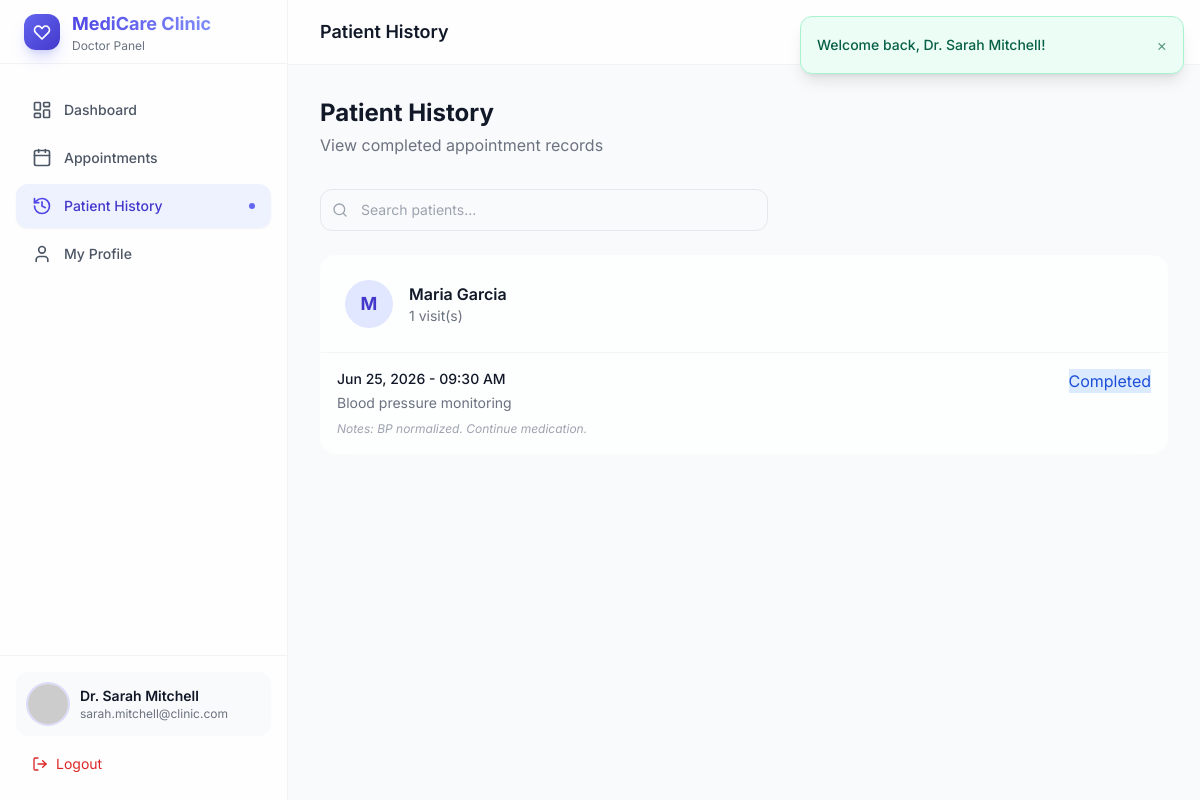
Screenshot of /doctor/patient-history.php (signed in) with the database file from the repository.
### tables this page shows
CREATE TABLE IF NOT EXISTS doctors (
    id INT UNSIGNED AUTO_INCREMENT PRIMARY KEY,
    user_id INT UNSIGNED NOT NULL UNIQUE,
    specialization VARCHAR(100) NOT NULL,
    phone VARCHAR(20) NOT NULL,
    experience INT UNSIGNED NOT NULL DEFAULT 0,
    qualification VARCHAR(200) NOT NULL,
    available_days VARCHAR(100) NOT NULL COMMENT 'Comma-separated: Mon,Tue,Wed',
    consultation_fee DECIMAL(10,2) NOT NULL DEFAULT 0.00,
    created_at TIMESTAMP DEFAULT CURRENT_TIMESTAMP,
    FOREIGN KEY (user_id) REFERENCES users(id) ON DELETE CASCADE,
    INDEX idx_doctors_specialization (specialization)
);

CREATE TABLE IF NOT EXISTS users (
    id INT UNSIGNED AUTO_INCREMENT PRIMARY KEY,
    full_name VARCHAR(150) NOT NULL,
    email VARCHAR(150) NOT NULL UNIQUE,
    password VARCHAR(255) NOT NULL,
    role ENUM('admin', 'doctor', 'patient') NOT NULL DEFAULT 'patient',
    profile_image VARCHAR(255) DEFAULT NULL,
    created_at TIMESTAMP DEFAULT CURRENT_TIMESTAMP,
    INDEX idx_users_role (role),
    INDEX idx_users_email (email)
);

CREATE TABLE IF NOT EXISTS appointments (
    id INT UNSIGNED AUTO_INCREMENT PRIMARY KEY,
    patient_id INT UNSIGNED NOT NULL,
    doctor_id INT UNSIGNED NOT NULL,
    appointment_date DATE NOT NULL,
    appointment_time TIME NOT NULL,
    status ENUM('pending', 'approved', 'rejected', 'completed', 'cancelled') NOT NULL DEFAULT 'pending',
    reason TEXT NOT NULL,
    notes TEXT DEFAULT NULL,
    created_at TIMESTAMP DEFAULT CURRENT_TIMESTAMP,
    updated_at TIMESTAMP DEFAULT CURRENT_TIMESTAMP ON UPDATE CURRENT_TIMESTAMP,
    FOREIGN KEY (patient_id) REFERENCES patients(id) ON DELETE CASCADE,
    FOREIGN KEY (doctor_id) REFERENCES doctors(id) ON DELETE CASCADE,
    INDEX idx_appointments_date (appointment_date),
    INDEX idx_appointments_status (status),
    INDEX idx_appointments_doctor (doctor_id),
    INDEX idx_appointments_patient (patient_id)
);

### helpers/functions.php (called while the page is built, shortened)
<?php
function e(?string $value): string
{
    return htmlspecialchars($value ?? '', ENT_QUOTES, 'UTF-8');
}
function base_url(string $path = ''): string
{
    $base = rtrim(APP_URL, '/');
    $path = ltrim($path, '/');
    if ($path === '') {
        return $base . '/';
    }
    return $base . '/' . $path;
}
function format_date(?string $date, string $format = 'M d, Y'): string
{
    return date($format, strtotime($date));
}
function format_time(?string $time): string
{
    return date('h:i A', strtotime($time));
}
function status_badge(string $status): string
{
    $badges = [
        'pending'   => 'bg-amber-100 text-amber-700 dark:bg-amber-900/30 dark:text-amber-400',
        'approved'  => 'bg-emerald-100 text-emerald-700 dark:bg-emerald-900/30 dark:text-emerald-400',
        'rejected'  => 'bg-red-100 text-red-700 dark:bg-red-900/30 dark:text-red-400',
        'completed' => 'bg-blue-100 text-blue-700 dark:bg-blue-900/30 dark:text-blue-400',
        'cancelled' => 'bg-gray-100 text-gray-600 dark:bg-gray-700 dark:text-gray-400',
    ];
    return $badges[$status] ?? 'bg-gray-100 text-gray-600';
}
function sanitize(string $input): string
{
    return trim(strip_tags($input));
}
function profile_image(?string $image, string $name = 'U'): string
{
    return 'https://ui-avatars.com/api/?name=' . urlencode($name) . '&background=6366f1&color=fff&size=128';
}

### config/database.php (called while the page is built, shortened)
<?php
class Database
{
    private static ?PDO $instance = null;
    public static function getConnection(): PDO
    {
        if (self::$instance === null) {
            $host = 'localhost';
            $dbname = 'clinic_management';
            $username = 'root';
            $password = '';
            $charset = 'utf8mb4';
            $dsn = "mysql:host={$host};dbname={$dbname};charset={$charset}";
            $options = [
                PDO::ATTR_ERRMODE            => PDO::ERRMODE_EXCEPTION,
                PDO::ATTR_DEFAULT_FETCH_MODE => PDO::FETCH_ASSOC,
                PDO::ATTR_EMULATE_PREPARES   => false,
            ];
            try {
                self::$instance = new PDO($dsn, $username, $password, $options);
            } catch (PDOException $e) {
                die('Database connection failed: ' . $e->getMessage());
            }
        }
        return self::$instance;
    }
}

### helpers/auth.php (called while the page is built, shortened)
<?php
function is_logged_in(): bool
{
    return isset($_SESSION['user_id']);
}
function current_user(): ?array
{
    return [
        'id'            => $_SESSION['user_id'],
        'full_name'     => $_SESSION['user_name'],
        'email'         => $_SESSION['user_email'],
        'role'          => $_SESSION['user_role'],
        'profile_image' => $_SESSION['user_image'] ?? null,
    ];
}

### modules/doctors/DoctorModel.php (called while the page is built, shortened)
<?php
class DoctorModel
{
    private PDO $db;
    public function __construct()
    {
        $this->db = Database::getConnection();
    }
    public function findByUserId(int $userId): ?array
    {
        $stmt = $this->db->prepare(
            'SELECT d.*, u.full_name, u.email, u.profile_image
             FROM doctors d JOIN users u ON d.user_id = u.id WHERE d.user_id = ?'
        );
        $stmt->execute([$userId]);
        return $stmt->fetch() ?: null;
    }
}

### modules/appointments/AppointmentModel.php (called while the page is built, shortened)
<?php
class AppointmentModel
{
    private PDO $db;
    public function __construct()
    {
        $this->db = Database::getConnection();
    }
    private function buildFilterQuery(array $filters, bool $count = false): array
    {
        $select = $count
            ? 'SELECT COUNT(*)'
            : 'SELECT a.*,
               pu.full_name AS patient_name, pu.email AS patient_email,
               du.full_name AS doctor_name, d.specialization,
               p.phone AS patient_phone';
        $sql = "{$select}
                FROM appointments a
                JOIN patients p ON a.patient_id = p.id
                JOIN users pu ON p.user_id = pu.id
                JOIN doctors d ON a.doctor_id = d.id
                JOIN users du ON d.user_id = du.id
                WHERE 1=1";
        $params = [];
        if (!empty($filters['status'])) {
            $sql .= ' AND a.status = ?';
            $params[] = $filters['status'];
        }
        if (!empty($filters['doctor_id'])) {
            $sql .= ' AND a.doctor_id = ?';
            $params[] = $filters['doctor_id'];
        }
        if (!empty($filters['upcoming'])) {
            $sql .= ' AND a.appointment_date >= CURDATE() AND a.status IN ("pending", "approved")';
        }
        return ['sql' => $sql, 'params' => $params];
    }
    public function getAll(array $filters = [], int $limit = 10, int $offset = 0, string $orderBy = 'a.appointment_date DESC, a.appointment_time DESC'): array
    {
        $query = $this->buildFilterQuery($filters);
        $sql = $query['sql'] . " ORDER BY {$orderBy} LIMIT ? OFFSET ?";
        $params = array_merge($query['params'], [$limit, $offset]);
        $stmt = $this->db->prepare($sql);
        $stmt->execute($params);
        return $stmt->fetchAll();
    }
}

### doctor/patient-history.php (the view, shortened to what this page needs)
<?php
require_once APP_ROOT . '/includes/components.php';
$doctorModel = new DoctorModel();
$appointmentModel = new AppointmentModel();
$doctor = $doctorModel->findByUserId(current_user()['id']);
$search = sanitize($_GET['search'] ?? '');
$appointments = $appointmentModel->getAll([
    'doctor_id' => $doctor['id'],
    'search' => $search,
    'status' => 'completed',
], 50, 0);
$patientHistory = [];
foreach ($appointments as $apt) {
    $patientHistory[$apt['patient_id']]['name'] = $apt['patient_name'];
    $patientHistory[$apt['patient_id']]['appointments'][] = $apt;
}
render_page_header('Patient History', 'View completed appointment records');
?>
<form method="GET" class="mb-6">
    <div class="relative max-w-md">
        <i data-lucide="search" class="absolute left-3 top-1/2 -translate-y-1/2 w-4 h-4 text-gray-400"></i>
        <input type="text" name="search" value="<?= e($search) ?>" placeholder="Search patients..."
               class="w-full pl-10 pr-4 py-2.5 text-sm bg-gray-50 dark:bg-slate-700/50 border border-gray-200 dark:border-slate-600 rounded-xl focus:ring-2 focus:ring-primary-500 outline-none">
    </div>
</form>
<?php if (empty($patientHistory)): ?>
<div class="glass-card rounded-2xl"><?php render_empty_state('No history', 'No completed appointments yet.', 'history'); ?></div>
<?php else: foreach ($patientHistory as $patientId => $data): ?>
<div class="glass-card rounded-2xl mb-6 overflow-hidden">
    <div class="p-6 border-b border-gray-100 dark:border-slate-700/50 flex items-center gap-4">
        <div class="w-12 h-12 rounded-full bg-primary-100 dark:bg-primary-900/30 flex items-center justify-center">
            <span class="text-lg font-bold text-primary-700"><?= strtoupper(substr($data['name'], 0, 1)) ?></span>
        </div>
        <div><h3 class="font-semibold"><?= e($data['name']) ?></h3>
        <p class="text-sm text-gray-500"><?= count($data['appointments']) ?> visit(s)</p></div>
    </div>
    <div class="divide-y divide-gray-100 dark:divide-slate-700/50">
        <?php foreach ($data['appointments'] as $apt): ?>
        <div class="p-4 flex items-start justify-between">
            <div>
                <p class="text-sm font-medium"><?= format_date($apt['appointment_date']) ?> - <?= format_time($apt['appointment_time']) ?></p>
                <p class="text-sm text-gray-500 mt-1"><?= e($apt['reason']) ?></p>
                <?php if ($apt['notes']): ?><p class="text-xs text-gray-400 mt-2 italic">Notes: <?= e($apt['notes']) ?></p><?php endif; ?>
            </div>
            <?php render_status_badge($apt['status']); ?>
        </div>
        <?php endforeach; ?>
    </div>
</div>
<?php endforeach; endif; ?>
<?php $content = ob_get_clean(); include APP_ROOT . '/layouts/dashboard.php'; ?>

### includes/components.php (shortened to what this page needs)
    <?php
function render_status_badge(string $status): void
{
    ?>
    <span class="status-badge <?= status_badge($status) ?>"><?= ucfirst(e($status)) ?></span>
    <?php
}
function render_page_header(string $title, ?string $subtitle = null, ?string $actionUrl = null, ?string $actionLabel = null): void
{
    ?>
    <div class="flex flex-col sm:flex-row sm:items-center sm:justify-between gap-4 mb-8">
        <div>
            <h1 class="text-2xl font-bold"><?= e($title) ?></h1>
            <?php if ($subtitle): ?>
            <p class="text-gray-500 dark:text-gray-400 mt-1"><?= e($subtitle) ?></p>
            <?php endif; ?>
        </div>
    </div>
    <?php
}
    ?>

### layouts/sidebar.php (shortened to what this page needs)
<?php
$user = current_user();
$role = $user['role'] ?? '';
$navItems = match ($role) {
    'admin' => [
        ['icon' => 'layout-dashboard', 'label' => 'Dashboard', 'url' => base_url('admin/dashboard.php')],
        ['icon' => 'calendar', 'label' => 'Appointments', 'url' => base_url('admin/appointments/index.php')],
        ['icon' => 'stethoscope', 'label' => 'Doctors', 'url' => base_url('admin/doctors/index.php')],
        ['icon' => 'users', 'label' => 'Patients', 'url' => base_url('admin/patients/index.php')],
        ['icon' => 'user-cog', 'label' => 'Users', 'url' => base_url('admin/users/index.php')],
    ],
    'doctor' => [
        ['icon' => 'layout-dashboard', 'label' => 'Dashboard', 'url' => base_url('doctor/dashboard.php')],
        ['icon' => 'calendar', 'label' => 'Appointments', 'url' => base_url('doctor/appointments.php')],
        ['icon' => 'history', 'label' => 'Patient History', 'url' => base_url('doctor/patient-history.php')],
        ['icon' => 'user', 'label' => 'My Profile', 'url' => base_url('doctor/profile.php')],
    ],
    'patient' => [
        ['icon' => 'layout-dashboard', 'label' => 'Dashboard', 'url' => base_url('patient/dashboard.php')],
        ['icon' => 'calendar-plus', 'label' => 'Book Appointment', 'url' => base_url('patient/book.php')],
        ['icon' => 'stethoscope', 'label' => 'Find Doctors', 'url' => base_url('patient/doctors.php')],
        ['icon' => 'calendar', 'label' => 'My Appointments', 'url' => base_url('patient/appointments.php')],
        ['icon' => 'user', 'label' => 'My Profile', 'url' => base_url('patient/profile.php')],
    ],
    default => [],
};
?>
<aside :class="sidebarOpen ? 'translate-x-0' : '-translate-x-full'"
       class="fixed inset-y-0 left-0 z-50 w-72 bg-white/80 dark:bg-slate-800/80 backdrop-blur-xl border-r border-gray-200/50 dark:border-slate-700/50 transform transition-transform duration-300 ease-in-out lg:translate-x-0 lg:static lg:inset-auto flex flex-col">
    <div class="flex items-center gap-3 px-6 h-16 border-b border-gray-200/50 dark:border-slate-700/50">
        <div class="w-9 h-9 rounded-xl bg-gradient-to-br from-primary-500 to-primary-700 flex items-center justify-center shadow-lg shadow-primary-500/25">
            <svg class="w-5 h-5 text-white" fill="none" stroke="currentColor" viewBox="0 0 24 24">
                <path stroke-linecap="round" stroke-linejoin="round" stroke-width="2" d="M4.318 6.318a4.5 4.5 0 000 6.364L12 20.364l7.682-7.682a4.5 4.5 0 00-6.364-6.364L12 7.636l-1.318-1.318a4.5 4.5 0 00-6.364 0z"/>
            </svg>
        </div>
        <div>
            <h1 class="font-bold text-lg bg-gradient-to-r from-primary-600 to-primary-400 bg-clip-text text-transparent"><?= APP_NAME ?></h1>
            <p class="text-xs text-gray-500 dark:text-gray-400 capitalize"><?= e($role) ?> Panel</p>
        </div>
    </div>
    <nav class="flex-1 px-4 py-6 space-y-1 overflow-y-auto">
        <?php foreach ($navItems as $item):
            $isActive = str_contains($_SERVER['REQUEST_URI'], str_replace(base_url(''), '', $item['url']));
        ?>
        <a href="<?= $item['url'] ?>"
           class="sidebar-link group flex items-center gap-3 px-4 py-3 rounded-xl text-sm font-medium transition-all duration-200
                  <?= $isActive
                      ? 'bg-primary-50 dark:bg-primary-900/30 text-primary-700 dark:text-primary-300 shadow-sm'
                      : 'text-gray-600 dark:text-gray-400 hover:bg-gray-100 dark:hover:bg-slate-700/50 hover:text-gray-900 dark:hover:text-white' ?>">
            <i data-lucide="<?= $item['icon'] ?>" class="w-5 h-5 <?= $isActive ? 'text-primary-600 dark:text-primary-400' : '' ?>"></i>
            <?= e($item['label']) ?>
            <?php if ($isActive): ?>
            <span class="ml-auto w-1.5 h-1.5 rounded-full bg-primary-500"></span>
            <?php endif; ?>
        </a>
        <?php endforeach; ?>
    </nav>
    <div class="p-4 border-t border-gray-200/50 dark:border-slate-700/50">
        <div class="flex items-center gap-3 p-3 rounded-xl bg-gray-50 dark:bg-slate-700/30">
            <img src="<?= profile_image($user['profile_image'] ?? null, $user['full_name'] ?? 'U') ?>"
                 alt="Profile" class="w-10 h-10 rounded-full object-cover ring-2 ring-primary-500/20">
            <div class="flex-1 min-w-0">
                <p class="text-sm font-semibold truncate"><?= e($user['full_name'] ?? '') ?></p>
                <p class="text-xs text-gray-500 dark:text-gray-400 truncate"><?= e($user['email'] ?? '') ?></p>
            </div>
        </div>
        <a href="<?= base_url('auth/logout.php') ?>"
           class="mt-2 flex items-center gap-2 px-4 py-2.5 text-sm text-red-600 dark:text-red-400 hover:bg-red-50 dark:hover:bg-red-900/20 rounded-xl transition-colors">
            <i data-lucide="log-out" class="w-4 h-4"></i>
            Logout
        </a>
    </div>
</aside>

### assets/css/style.css (style rules this page uses)
html { scroll-behavior: smooth; }
.glass-card { background: rgba(255, 255, 255, 0.7); backdrop-filter: blur(12px); border: 1px solid rgba(255, 255, 255, 0.2); }

### rows the page displays
doctors: user.full_name "Dr. Sarah Mitchell", user.email "sarah.mitchell@clinic.com"
appointments: appointment_date "Jun 25, 2026", appointment_time "09:30 AM", reason "Blood pressure monitoring", notes "BP normalized. Continue medication.", status "Completed"

### other values shown
$role "Doctor"
$item['label'] "Dashboard"
$item['label'] "Appointments"
$item['label'] "Patient History"
$item['label'] "My Profile"
$pageTitle "Patient History"
$title "Patient History"
$subtitle "View completed appointment records"
substr($data['name'], 0, 1) "M"
$data['name'] "Maria Garcia"
count($data['appointments']) "1"
